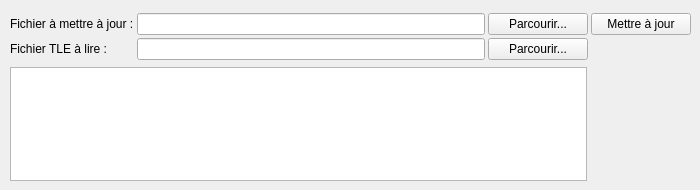
        <widget class="QWidget" name="miseAJourTLEmanuelle">
         <widget class="QPlainTextEdit" name="compteRenduMaj2">
          <property name="geometry">
           <rect>
            <x>10</x>
            <y>67</y>
            <width>577</width>
            <height>114</height>
           </rect>
          </property>
          <property name="font">
           <font/>
          </property>
          <property name="contextMenuPolicy">
           <enum>Qt::CustomContextMenu</enum>
          </property>
          <property name="horizontalScrollBarPolicy">
           <enum>Qt::ScrollBarAlwaysOff</enum>
          </property>
          <property name="readOnly">
           <bool>true</bool>
          </property>
         </widget>
         <widget class="QWidget" name="gridLayoutWidget_6">
          <property name="geometry">
           <rect>
            <x>10</x>
            <y>10</y>
            <width>681</width>
            <height>54</height>
           </rect>
          </property>
          <layout class="QGridLayout" name="gridLayout_majTle">
           <property name="horizontalSpacing">
            <number>3</number>
           </property>
           <property name="verticalSpacing">
            <number>0</number>
           </property>
           <item row="1" column="2">
            <widget class="QPushButton" name="parcourirMaj2">
             <property name="minimumSize">
              <size>
               <width>100</width>
               <height>0</height>
              </size>
             </property>
             <property name="font">
              <font/>
             </property>
             <property name="text">
              <string>Parcourir...</string>
             </property>
            </widget>
           </item>
           <item row="0" column="0">
            <widget class="QLabel" name="lbl_fichierAMettreAJour">
             <property name="font">
              <font/>
             </property>
             <property name="text">
              <string>Fichier à mettre à jour :</string>
             </property>
            </widget>
           </item>
           <item row="1" column="1">
            <widget class="QLineEdit" name="fichierALire">
             <property name="font">
              <font/>
             </property>
             <property name="text">
              <string/>
             </property>
            </widget>
           </item>
           <item row="0" column="2">
            <widget class="QPushButton" name="parcourirMaj1">
             <property name="font">
              <font/>
             </property>
             <property name="text">
              <string>Parcourir...</string>
             </property>
            </widget>
           </item>
           <item row="0" column="1">
            <widget class="QLineEdit" name="fichierAMettreAJour">
             <property name="font">
              <font/>
             </property>
             <property name="text">
              <string/>
             </property>
            </widget>
           </item>
           <item row="1" column="0">
            <widget class="QLabel" name="lbl_fichierALire">
             <property name="font">
              <font/>
             </property>
             <property name="text">
              <string>Fichier TLE à lire :</string>
             </property>
            </widget>
           </item>
           <item row="0" column="3">
            <widget class="QPushButton" name="mettreAJourTLE">
             <property name="minimumSize">
              <size>
               <width>100</width>
               <height>0</height>
              </size>
             </property>
             <property name="font">
              <font/>
             </property>
             <property name="text">
              <string>Mettre à jour</string>
             </property>
            </widget>
           </item>
          </layout>
         </widget>
        </widget>
